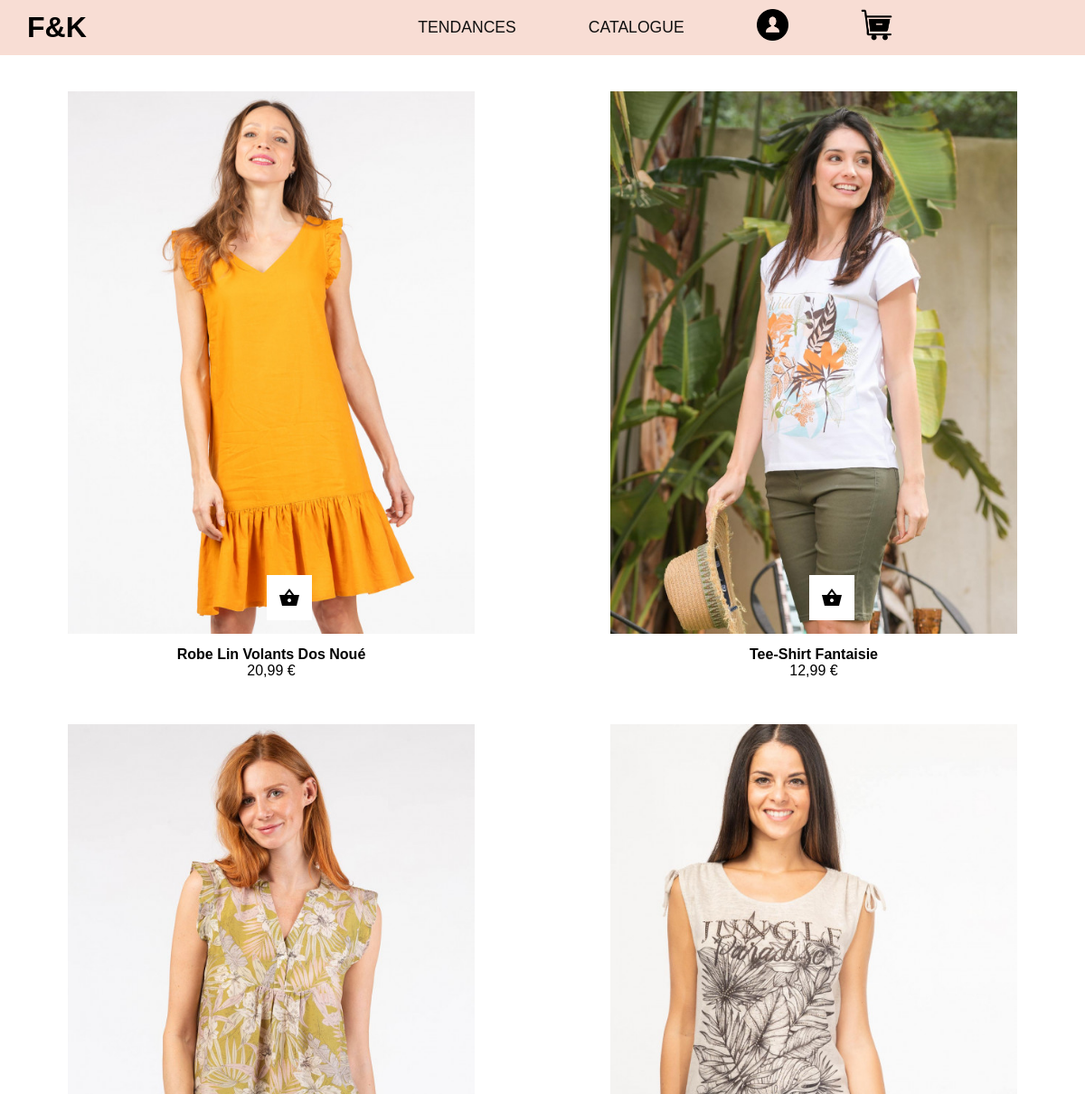
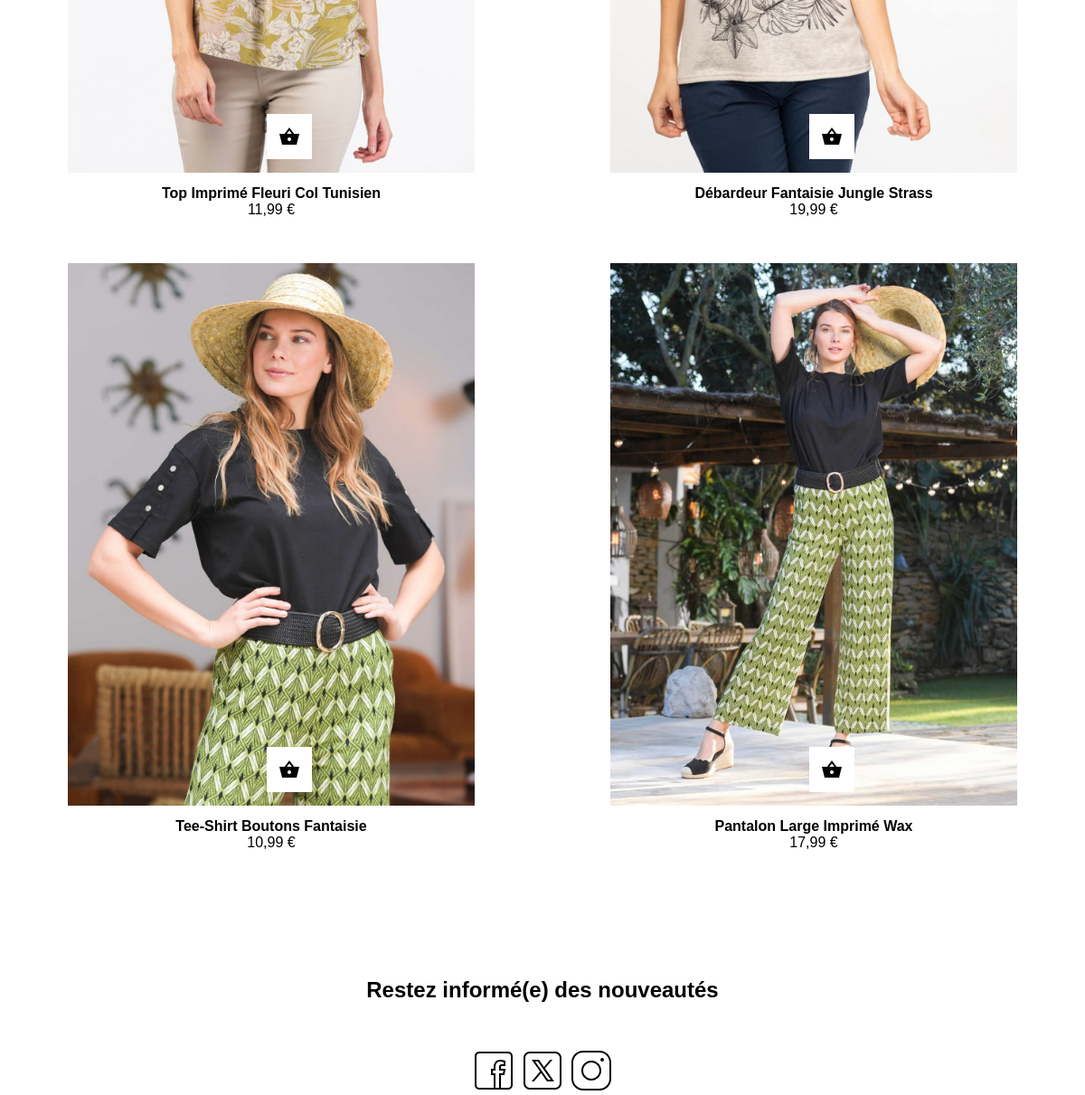
The app's page /catalogue_tendance.php?id_tendance=2 (upper part), older data (2 pictures, top to bottom).
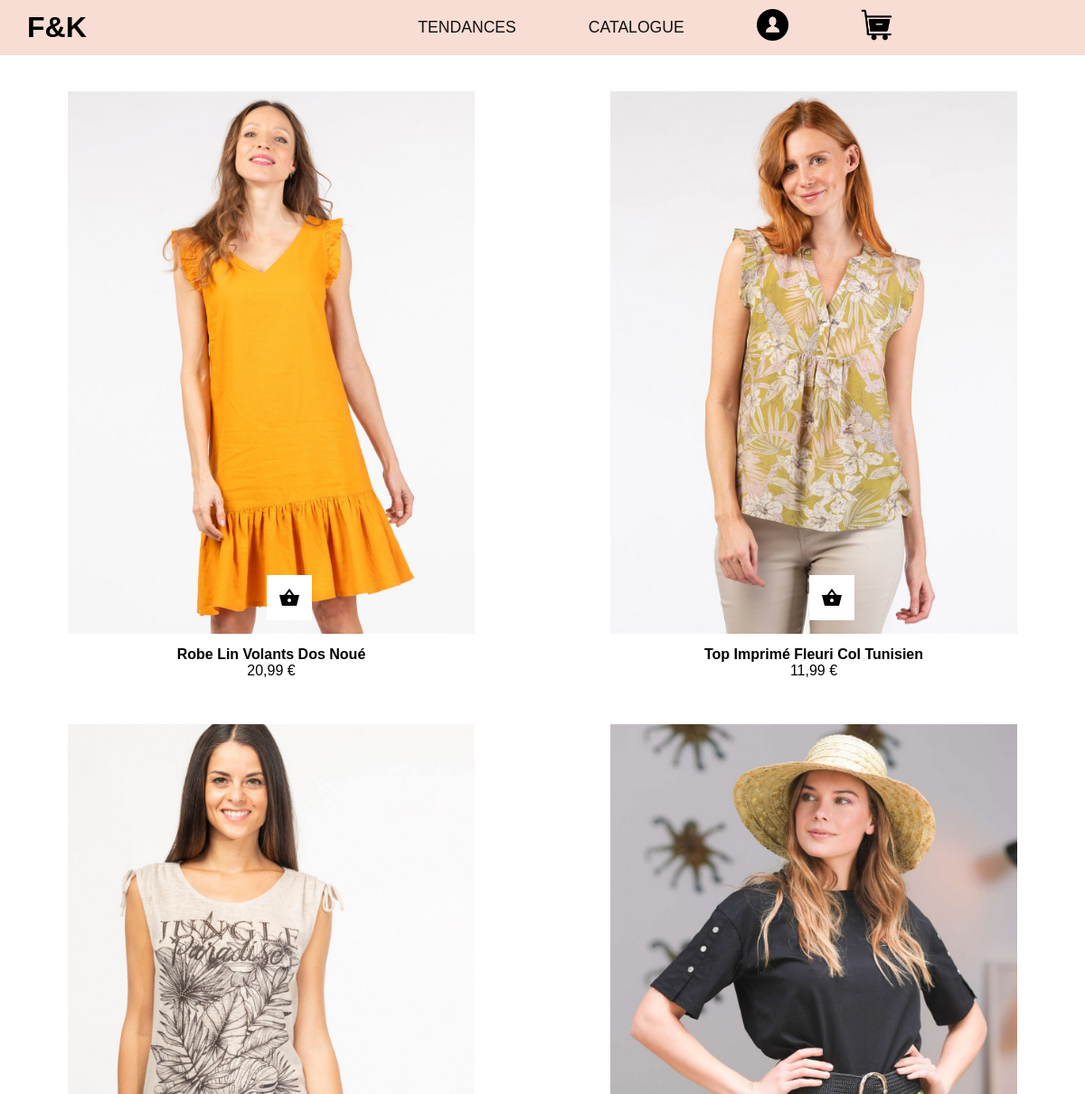
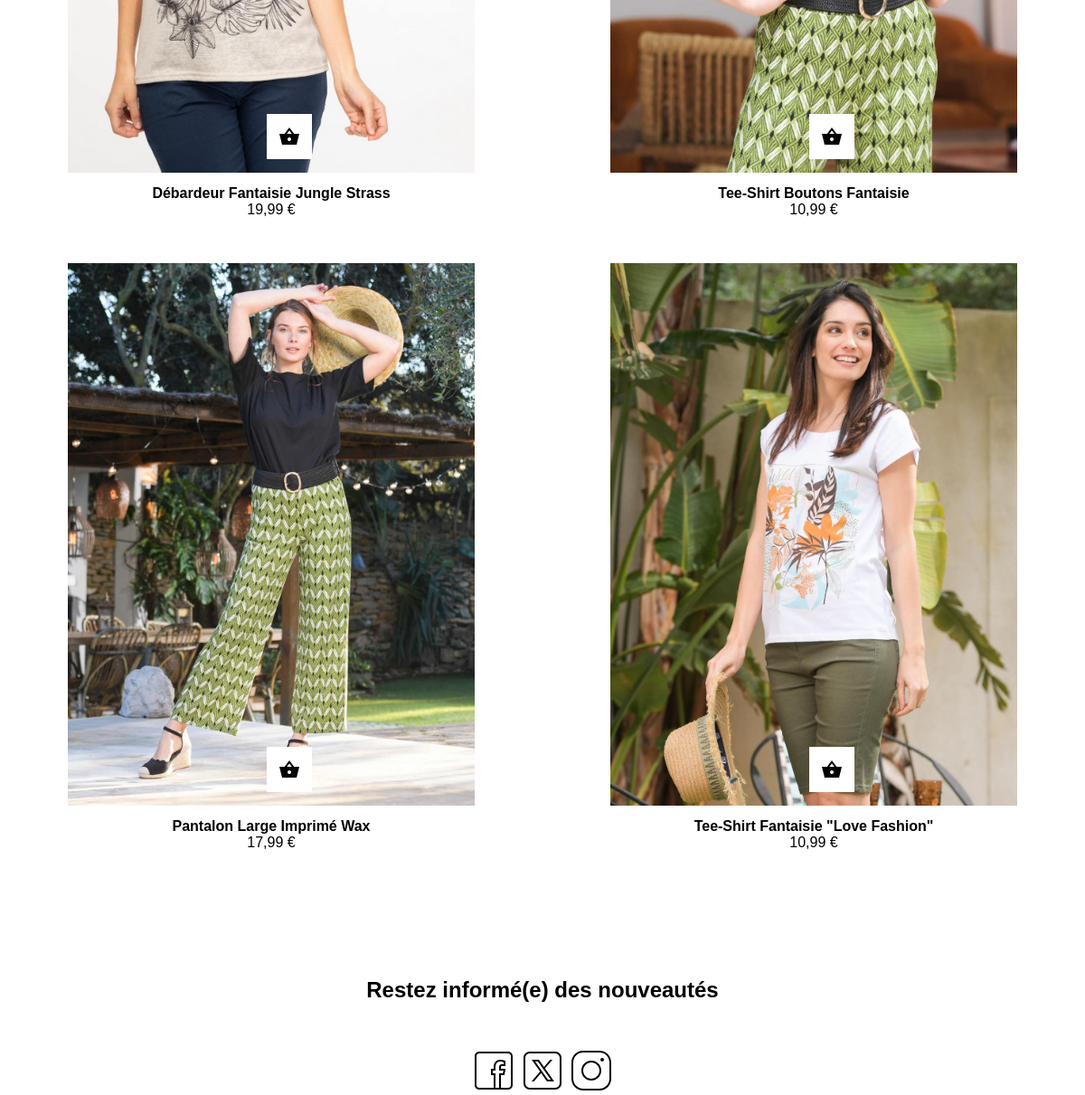
The same page, newer data (2 pictures, top to bottom).
### tables this page shows
CREATE TABLE `product` (
  `id` int NOT NULL,
  `id_tendance` int NOT NULL,
  `type` varchar(255) NOT NULL,
  `product_name` varchar(255) NOT NULL,
  `product_description` varchar(1000) NOT NULL,
  `product_price` varchar(255) NOT NULL,
  `product_pic_1` varchar(255) NOT NULL,
  `product_pic_2` varchar(255) NOT NULL
);

### src/catalogue_tendance.php (the view, shortened to what this page needs)
<?php
require_once("connect.php");
$sql = "SELECT * FROM product WHERE id_tendance = :id_tendance";
$id_tendance = $_GET["id_tendance"];
$query = $db->prepare($sql);
$query->bindValue("id_tendance", $id_tendance, PDO::PARAM_INT);
$query->execute();
$product = $query->fetchAll(PDO::FETCH_ASSOC);
?>
<!DOCTYPE html>
<html lang="fr">
<head>
    <link rel="stylesheet" href="style.css">
</head>
<?php
include './element/navbar.php';
?>
<section class="contenaire_catalogue">
    <div class="container_items">
        <?php
        foreach ($product as $pr) {
        ?>
            <div class="item">
                <div> <a href="product.php?id=<?= $pr["id"] ?>"><img src="<?= $pr["product_pic_1"] ?>" width="450px" height="600px" alt=""></a></div>
                <div class="titre"> <?= $pr["product_name"] ?></div>
                <div> <?= $pr["product_price"] ?></div>
                <button class="btn"><a href="produit.php"></a>
                </button>
            </div>
    </div>
<?php
        }
?>
</section>
<?php
include './element/footer.php';
?>
</body>
</html>
</body>
</html>

Row changes from the older to the newer data that the page shows:
removed product: product_pic_1 (picture), product_name "Tee-Shirt Fantaisie", product_price "12,99 €"
added product: product_pic_1 (picture), product_name "Tee-Shirt Fantaisie \"Love Fashion\"", product_price "10,99 €"
